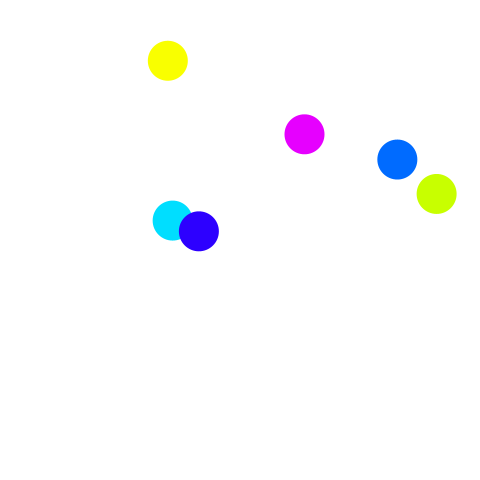
Frame 1 (no input)
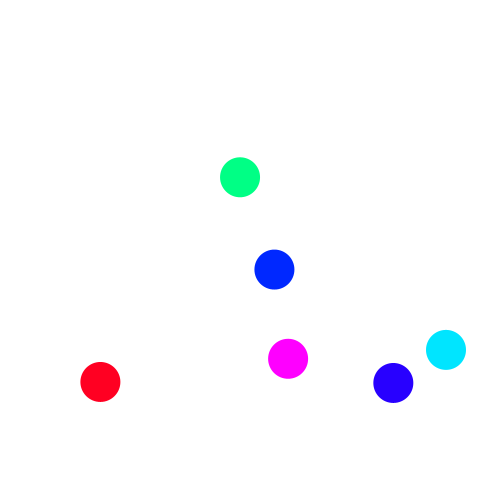
Frame 60 (the mouse pressed at the canvas centre just before this capture)
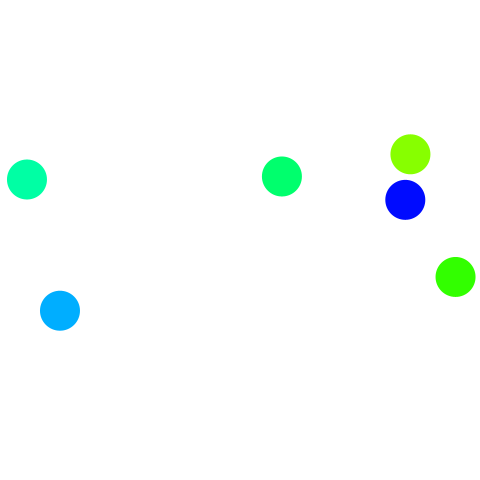
Frame 120 (the mouse held since frame 60 and released just before this capture)

The Processing sketch that drew these frames (run headless with seeded random() and noise(); from frame 60 on, the mouse is pressed at the canvas centre):

// Processing sketch: balls_01
// ── balls_01.pde
// 定数
final float gravity = 9.8 / 60;  // <-- 1/60秒あたりの重力加速度
final float elas = 0.9;    //反発係数
final int X = 0;
final int Y = 1;
final int VX = 2;
final int VY = 3;
final int nBalls = 6;
// 変数
int fps = 60;
float[][] balls;
int d = 40;
float hue;

void setup() {
  frameRate(fps);
  size(480, 480);
  noStroke();
  colorMode(HSB, 360, 100, 100);
  balls = new float[nBalls][4];
  for (int i = 0; i < nBalls; i++) {
    balls[i][X] = random(d / 2, height - d / 2);
    balls[i][Y] = random(d / 2, width - d / 2);
    balls[i][VX] = random(10);
    balls[i][VY] = random(10);
  }
}

void draw() {

  background(0, 0, 100);

  for (int i = 0; i < nBalls; i++) {
    fill(calcHule(balls[i][VX], balls[i][VY]), 100, 100);
    ellipse(balls[i][X], balls[i][Y], d, d);

    boundBall(balls[i]);
  }
}

void boundBall(float[] ball) {
  if (ball[Y] <  d / 2 || ball[Y] > height - d / 2) {
    if (ball[Y] <  d / 2)
      ball[Y] = d / 2;
    else
      ball[Y] = height - d / 2;
    ball[VY] = -ball[VY] * elas;
  }
  if (ball[X] <  d / 2 || ball[X] > width  - d / 2) {
    if (ball[X] <  d / 2)
      ball[X] = d / 2;
    else
      ball[X] = width - d / 2;
    ball[VX] = -ball[VX] * elas;
  }
  ball[VY] += gravity;
  ball[X] += ball[VX];
  ball[Y] += ball[VY];
}

float calcHule(float vx, float vy) {
  float speed = sqrt(vx * vx + vy * vy);
  float hue = speed * 30 % 360;
  return hue;
}
